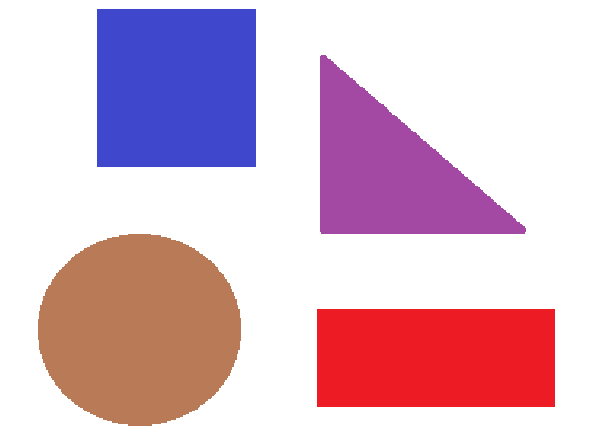
#> input picture 2025-05-03_taller_analisis_figuras_geometricas/datos/image.png, 589 x 443 px
$ jupyter execute figuras_geometricas.ipynb
#> lines starting #> are read from the running program, lines starting #| are printed output that depends on the picture; after the words box and inside, x2 and y2 are one past the last pixel; in counts of white or black regions, pixels touching at a corner belong together
[cell 1]
import cv2
import numpy as np
import matplotlib.pyplot as plt
import os

[cell 2]
try:
    # Ruta del archivo y carga de la imagen original
    ruta_actual = os.getcwd()
    ruta_imagen = os.path.join(ruta_actual, '../datos/image.png')
    imagen_color = cv2.imread(ruta_imagen)
#> imagen_color is the input picture: shape (443, 589, 3); mean B, G, R 204, 187.9, 219.8
    if imagen_color is None:
        raise FileNotFoundError(f"Imagen no localizada en: {ruta_imagen}")

    # Transformación a escala de grises
    imagen_gris = cv2.cvtColor(imagen_color, cv2.COLOR_BGR2GRAY)
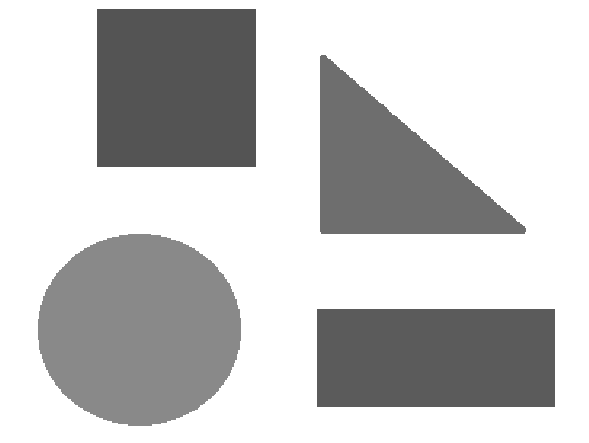
#> imagen_gris: shape (443, 589); min 84, max 255, mean 199.2

    # Vista previa en escala de grises
    plt.figure(figsize=(6, 6))
    plt.imshow(imagen_gris, cmap='gray')
    plt.title('Escala de grises aplicada')
    plt.axis('off')
    plt.show()

    # Binarización usando el umbral automático de Otsu
    _, binarizada_otsu = cv2.threshold(imagen_gris, 0, 255, cv2.THRESH_BINARY_INV + cv2.THRESH_OTSU)
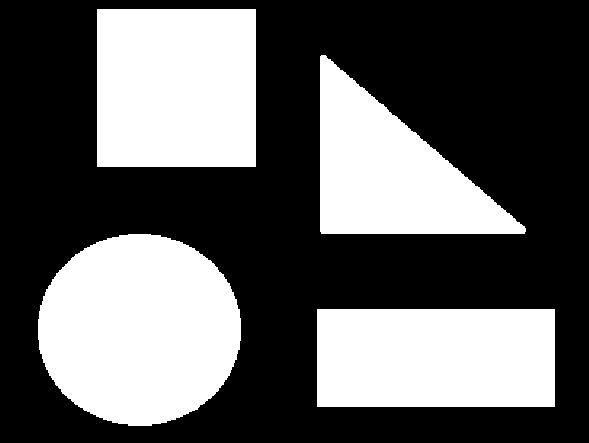
#> binarizada_otsu: shape (443, 589); 37.8% white; 4 white regions

    # Conversión al espacio HSV para segmentar colores específicos
    imagen_hsv = cv2.cvtColor(imagen_color, cv2.COLOR_BGR2HSV)
#> imagen_hsv: shape (443, 589, 3); mean H, S, V 39.8, 63.4, 233.5
    amarillo_claro_inf = np.array([20, 100, 100])
    amarillo_claro_sup = np.array([40, 255, 255])
    mascara_amarilla = cv2.inRange(imagen_hsv, amarillo_claro_inf, amarillo_claro_sup)
#> mascara_amarilla: shape (443, 589); every value is 0

    # Unión de binarización y segmentación por color
    mascara_final = cv2.bitwise_or(binarizada_otsu, mascara_amarilla)

    # Visualización de la máscara compuesta
    plt.figure(figsize=(6, 6))
    plt.imshow(mascara_final, cmap='gray')
    plt.title(' Máscara combinada (Otsu + Amarillo)')
    plt.axis('off')
    plt.show()

except Exception as e:
    print(f"⚠️ Se produjo un error durante el procesamiento: {e}")

[cell 3]
try:
    # Buscar contornos en la imagen binarizada combinada
    contornos_detectados, _ = cv2.findContours(mascara_final, cv2.RETR_LIST, cv2.CHAIN_APPROX_SIMPLE)
#> contornos_detectados = 4 contours; box (x1, y1, x2, y2) and area: (38, 234, 241, 426) 30330, (97, 9, 256, 167) 24806, (317, 309, 555, 407) 22989, (320, 55, 526, 234) 19106

    # Copiar imagen para mostrar anotaciones finales
    imagen_final = imagen_color.copy()

    for indice, contorno in enumerate(contornos_detectados, start=1):
        # Área y perímetro de la figura
        superficie = cv2.contourArea(contorno)
        longitud = cv2.arcLength(contorno, True)

        # Centroide mediante momentos
        momentos = cv2.moments(contorno)
        if momentos['m00'] != 0:
            centro_x = int(momentos['m10'] / momentos['m00'])
            centro_y = int(momentos['m01'] / momentos['m00'])
        else:
            centro_x, centro_y = 0, 0

        # Clasificación según número de vértices aproximados
        forma_aproximada = cv2.approxPolyDP(contorno, 0.04 * longitud, True)
        lados = len(forma_aproximada)
        if lados == 3:
            tipo = 'Triangulo'
        elif lados == 4:
            x, y, w, h = cv2.boundingRect(forma_aproximada)
            proporcion = w / float(h)
            tipo = 'Cuadrado' if 0.95 <= proporcion <= 1.05 else 'Rectangulo'
        elif lados > 4:
            tipo = 'Circulo'
        else:
            tipo = 'Figura'

        # Dibujar contorno sobre la imagen
        cv2.drawContours(imagen_final, [contorno], -1, (0, 255, 0), 2)

        # Preparar texto con métricas
        texto_info = f"{tipo}\nA:{superficie:.0f} P:{longitud:.0f}"
        for i, linea in enumerate(texto_info.split('\n')):
            cv2.putText(imagen_final, linea, (centro_x - 40, centro_y + i*20),
                        cv2.FONT_HERSHEY_SIMPLEX, 0.5, (50, 50, 50), 2, cv2.LINE_AA)
#> this loop made 4 passes
#> (superficie, longitud, centro_x, centro_y, forma_aproximada, lados, x, y) on passes 1, 4: (22989, 668, 435, 357, [[317, 309], [317, 406], [554, 406], [554, 309]], 4, 317, 309), (24806, 630, 176, 87, [[97, 9], [97, 166], [255, 166], [255, 9]], 4, 97, 9)
#> (superficie, longitud, centro_x, centro_y, forma_aproximada, lados, tipo) on pass 3: (19106, 694.5, 390, 172, [[320, 56], [321, 233], [524, 233]], 3, 'Triangulo')
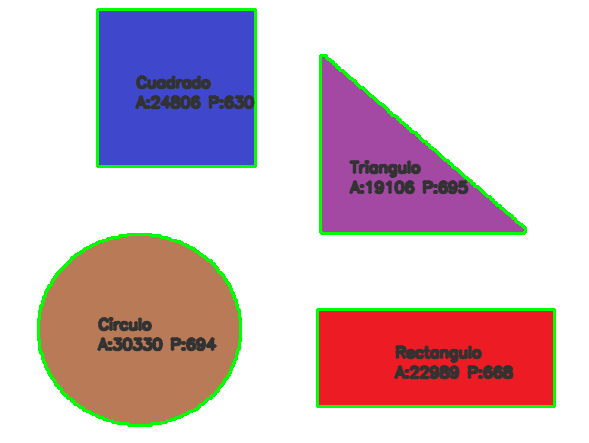
#> imagen_final: shape (443, 589, 3); 6.6% of pixels changed, all inside (x1, y1, x2, y2) = (37, 8, 556, 427)

    # Mostrar imagen final con métricas embebidas
    imagen_rgb = cv2.cvtColor(imagen_final, cv2.COLOR_BGR2RGB)
    plt.figure(figsize=(8, 8))
    plt.imshow(imagen_rgb)
    plt.title('Figuras con contorno y métricas respectivas')
    plt.axis('off')
    plt.show()

except Exception as fallo:
    print(f"⚠️ Error durante el análisis visual de figuras: {fallo}")
